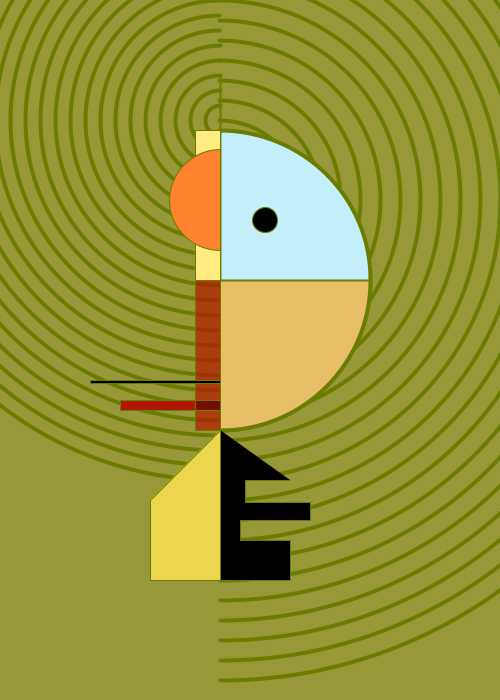
Frame 1 (no input)
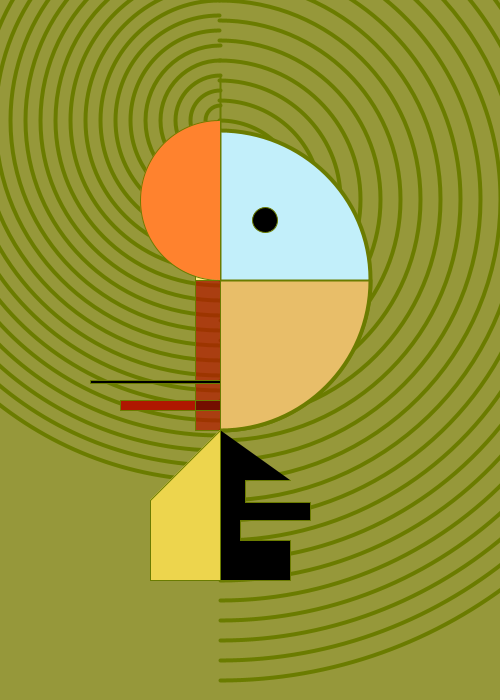
Frame 60 (the mouse pressed at the canvas centre just before this capture)
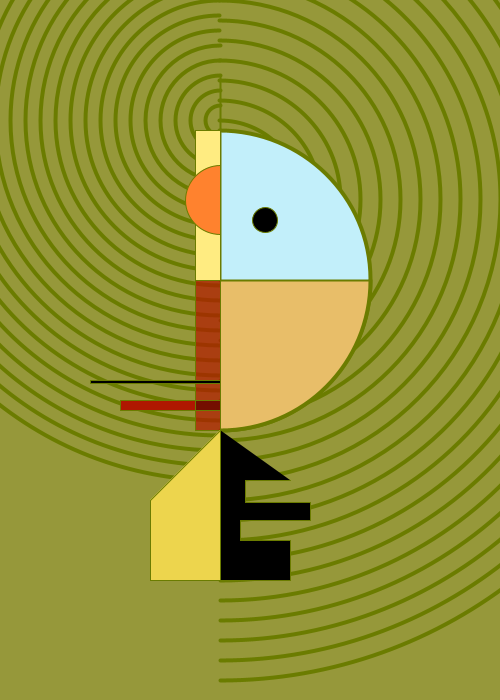
Frame 120 (the mouse held since frame 60 and released just before this capture)

The Processing sketch that drew these frames (run headless with seeded random() and noise(); from frame 60 on, the mouse is pressed at the canvas centre):

// Processing sketch: kandinsky_2
// ── kandinsky_2.pde
int x=220;
int headWidth = 100;
int headHeight = 100;

void setup() {
  size(500, 700);
}

void draw() {
  // increment by 1, +1/
  // headWidth = headWidth + 1;
  headWidth++;
  headHeight++;
  
  // when headWidth gets to big
  // reset both of them to 50
  if(headWidth > 200){
    headWidth = 50;
    headHeight = 50;
  }
  
  background(#96983A);

  for (int i=20; i <500; i +=20) {
    noFill();
    strokeWeight(4);
    stroke(#6B7C00); 
    arc(x, x-20, i*2, i*2, radians(-90), radians(90));
    arc(x, x-100, i*1.5, i*1.5, radians(90), radians(270));
  }

  fill(#C2EFFA);
  arc(x, 280, 300, 300, radians(-90), radians(90)); //right face
  fill(#E8BE69);
  arc(x, 280, 300, 300, 0, radians(90));//right quoter face

  strokeWeight(2);
  line(x, 280, 370, 280); 
  line(x, 280, 220, 75);

  strokeWeight(1);
  fill(#FFEC81);
  rect(195, 130, 25, 150); //nose up
  fill(#B21800, 180);
  rect(195, 280, 25, 150);//nose down

  fill(0, 0, 0);
  ellipse(265, 220, 25, 25); //eyes

  rect(90, 380, 130, 3); //mouth up

  fill(#AF1700);
  rect(120, 400, 100, 10); //mouth down
  fill(#740F00);
  rect(195, 400, 25, 10); //small mouth

  //body house
  beginShape();
  fill(0, 0, 0);
  vertex(x, 430);
  vertex(x, 580);
  vertex(290, 580);
  vertex(290, 540);
  vertex(240, 540);
  vertex(240, 520);
  vertex(310, 520);
  vertex(310, 502);
  vertex(245, 502);
  vertex(245, 480);
  vertex(290, 480);
  endShape();

  //left body
  beginShape();
  fill(#EDD54D);
  vertex(x, 430);
  vertex(x, 580);
  vertex(150, 580);
  vertex(150, 500);
  vertex(x, 430);
  endShape();

  fill(#FF822E); 
  strokeWeight(1);
  //arc(x, 200, 215, 250, radians(90), radians(270)); //left face
  arc(x, 200, headWidth, headHeight, radians(90), radians(270)); //left face
}
